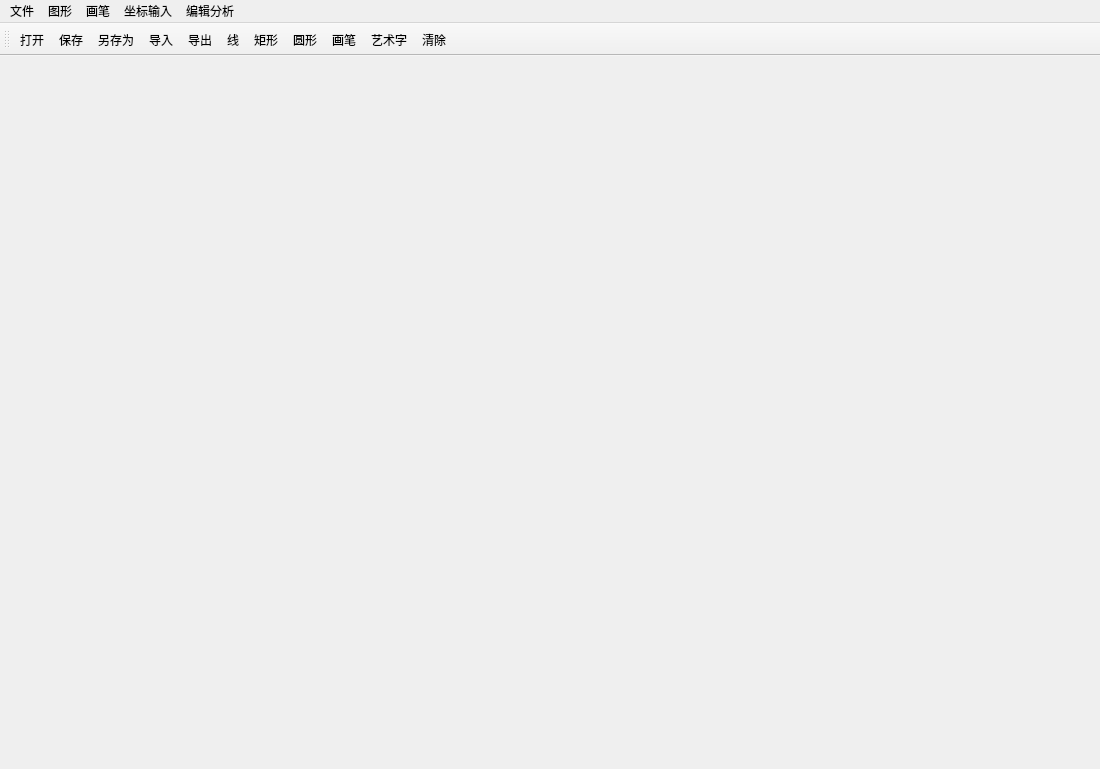
<?xml version="1.0" encoding="UTF-8"?>
<ui version="4.0">
 <class>MainWindow</class>
 <widget class="QMainWindow" name="MainWindow">
  <property name="geometry">
   <rect>
    <x>0</x>
    <y>0</y>
    <width>1100</width>
    <height>769</height>
   </rect>
  </property>
  <property name="windowTitle">
   <string>MainWindow</string>
  </property>
  <widget class="QWidget" name="centralwidget"/>
  <widget class="QMenuBar" name="menubar">
   <property name="geometry">
    <rect>
     <x>0</x>
     <y>0</y>
     <width>1100</width>
     <height>26</height>
    </rect>
   </property>
   <widget class="QMenu" name="menu_File">
    <property name="title">
     <string>文件</string>
    </property>
    <addaction name="action_New"/>
    <addaction name="action_Open"/>
    <addaction name="action_Save"/>
    <addaction name="action_Saave"/>
    <addaction name="action_import"/>
    <addaction name="action_export"/>
   </widget>
   <widget class="QMenu" name="menu_Shape">
    <property name="title">
     <string>图形</string>
    </property>
    <addaction name="action_Pen"/>
    <addaction name="action_Line"/>
    <addaction name="action_Circle"/>
    <addaction name="action_Rectangle"/>
    <addaction name="separator"/>
   </widget>
   <widget class="QMenu" name="menu_PenOption">
    <property name="title">
     <string>画笔</string>
    </property>
    <widget class="QMenu" name="menu_5">
     <property name="title">
      <string>颜色</string>
     </property>
     <addaction name="actionPenRed"/>
     <addaction name="actionPenGreen"/>
     <addaction name="actionPenYellow"/>
     <addaction name="actionPenPurple"/>
     <addaction name="actionBlack"/>
    </widget>
    <addaction name="action_LineWidth"/>
    <addaction name="menu_5"/>
   </widget>
   <widget class="QMenu" name="menu_6">
    <property name="title">
     <string>坐标输入</string>
    </property>
    <addaction name="actionaa"/>
    <addaction name="Line"/>
    <addaction name="actionaa_3"/>
    <addaction name="actionaa_4"/>
   </widget>
   <widget class="QMenu" name="menu">
    <property name="title">
     <string>编辑分析</string>
    </property>
    <addaction name="action"/>
    <addaction name="action_2"/>
    <addaction name="actionju"/>
    <addaction name="actionQ"/>
   </widget>
   <addaction name="menu_File"/>
   <addaction name="menu_Shape"/>
   <addaction name="menu_PenOption"/>
   <addaction name="menu_6"/>
   <addaction name="menu"/>
  </widget>
  <widget class="QToolBar" name="toolBar">
   <property name="windowTitle">
    <string>toolBar</string>
   </property>
   <attribute name="toolBarArea">
    <enum>TopToolBarArea</enum>
   </attribute>
   <attribute name="toolBarBreak">
    <bool>false</bool>
   </attribute>
   <addaction name="action_Open"/>
   <addaction name="action_Save"/>
   <addaction name="action_Saave"/>
   <addaction name="action_import"/>
   <addaction name="action_export"/>
   <addaction name="action_Line"/>
   <addaction name="action_Rectangle"/>
   <addaction name="action_Circle"/>
   <addaction name="action_Pen"/>
   <addaction name="action_Text"/>
   <addaction name="action"/>
  </widget>
  <action name="action_Open">
   <property name="icon">
    <iconset resource="images.qrc">
     <normaloff>:/new/prefix1/images/open.png</normaloff>:/new/prefix1/images/open.png</iconset>
   </property>
   <property name="text">
    <string>打开</string>
   </property>
  </action>
  <action name="action_Rectangle">
   <property name="icon">
    <iconset resource="images.qrc">
     <normaloff>:/new/prefix1/images/rect.png</normaloff>:/new/prefix1/images/rect.png</iconset>
   </property>
   <property name="text">
    <string>矩形</string>
   </property>
  </action>
  <action name="action_Circle">
   <property name="icon">
    <iconset resource="images.qrc">
     <normaloff>:/new/prefix1/images/ellipse.png</normaloff>:/new/prefix1/images/ellipse.png</iconset>
   </property>
   <property name="text">
    <string>圆形</string>
   </property>
  </action>
  <action name="action_Pen">
   <property name="icon">
    <iconset resource="images.qrc">
     <normaloff>:/new/prefix1/images/lines.png</normaloff>:/new/prefix1/images/lines.png</iconset>
   </property>
   <property name="text">
    <string>画笔</string>
   </property>
  </action>
  <action name="action_Line">
   <property name="icon">
    <iconset resource="images.qrc">
     <normaloff>:/new/prefix1/images/line.png</normaloff>:/new/prefix1/images/line.png</iconset>
   </property>
   <property name="text">
    <string>线</string>
   </property>
  </action>
  <action name="action_Text">
   <property name="icon">
    <iconset resource="images.qrc">
     <normaloff>:/new/prefix1/images/texts.png</normaloff>:/new/prefix1/images/texts.png</iconset>
   </property>
   <property name="text">
    <string>艺术字</string>
   </property>
  </action>
  <action name="action_Save">
   <property name="icon">
    <iconset resource="images.qrc">
     <normaloff>:/new/prefix1/images/save.png</normaloff>:/new/prefix1/images/save.png</iconset>
   </property>
   <property name="text">
    <string>保存</string>
   </property>
  </action>
  <action name="action_LineWidth">
   <property name="text">
    <string>线宽加粗</string>
   </property>
  </action>
  <action name="action_New">
   <property name="text">
    <string>新建</string>
   </property>
  </action>
  <action name="action_BrushStyle">
   <property name="text">
    <string>风格</string>
   </property>
  </action>
  <action name="action_Saave">
   <property name="icon">
    <iconset resource="images.qrc">
     <normaloff>:/new/prefix1/images/saveas.png</normaloff>:/new/prefix1/images/saveas.png</iconset>
   </property>
   <property name="text">
    <string>另存为</string>
   </property>
  </action>
  <action name="actionSquareCap">
   <property name="text">
    <string>SquareCap</string>
   </property>
  </action>
  <action name="actionFlatCap">
   <property name="text">
    <string>FlatCap</string>
   </property>
  </action>
  <action name="actionRoundCap">
   <property name="text">
    <string>RoundCap</string>
   </property>
  </action>
  <action name="actionSolidLine">
   <property name="text">
    <string>SolidLine</string>
   </property>
  </action>
  <action name="actionDashLine">
   <property name="text">
    <string>DashLine</string>
   </property>
  </action>
  <action name="actionDotline">
   <property name="text">
    <string>Dotline</string>
   </property>
  </action>
  <action name="actionDashDotLine">
   <property name="text">
    <string>DashDotLine</string>
   </property>
  </action>
  <action name="actionDashDotDotLine">
   <property name="text">
    <string>DashDotDotLine</string>
   </property>
  </action>
  <action name="actionCustomDashLine">
   <property name="text">
    <string>CustomDashLine</string>
   </property>
  </action>
  <action name="actionBevelJoin">
   <property name="text">
    <string>BevelJoin</string>
   </property>
  </action>
  <action name="actionMiterJoin">
   <property name="text">
    <string>MiterJoin</string>
   </property>
  </action>
  <action name="actionRoundJoin">
   <property name="text">
    <string>RoundJoin</string>
   </property>
  </action>
  <action name="actionOddEvenFill">
   <property name="text">
    <string>OddEvenFill</string>
   </property>
  </action>
  <action name="actionWindingFill">
   <property name="text">
    <string>WindingFill</string>
   </property>
  </action>
  <action name="actionPadSpread">
   <property name="text">
    <string>PadSpread</string>
   </property>
  </action>
  <action name="actionPepeatSpread">
   <property name="text">
    <string>PepeatSpread</string>
   </property>
  </action>
  <action name="actionReflectSpread">
   <property name="text">
    <string>ReflectSpread</string>
   </property>
  </action>
  <action name="actionBrushRed">
   <property name="text">
    <string>Red</string>
   </property>
  </action>
  <action name="actionBrushGreen">
   <property name="text">
    <string>Green</string>
   </property>
  </action>
  <action name="actionBrushYellow">
   <property name="text">
    <string>Yellow</string>
   </property>
  </action>
  <action name="actionBrushPurple">
   <property name="text">
    <string>Purple</string>
   </property>
  </action>
  <action name="actionPenRed">
   <property name="text">
    <string>Red</string>
   </property>
  </action>
  <action name="actionPenGreen">
   <property name="text">
    <string>Green</string>
   </property>
  </action>
  <action name="actionPenYellow">
   <property name="text">
    <string>Yellow</string>
   </property>
  </action>
  <action name="actionPenPurple">
   <property name="text">
    <string>Purple</string>
   </property>
  </action>
  <action name="actionaa">
   <property name="text">
    <string>点</string>
   </property>
  </action>
  <action name="Line">
   <property name="text">
    <string>直线</string>
   </property>
  </action>
  <action name="actionaa_3">
   <property name="text">
    <string>矩形</string>
   </property>
  </action>
  <action name="actionaa_4">
   <property name="text">
    <string>(椭)圆</string>
   </property>
  </action>
  <action name="action_import">
   <property name="icon">
    <iconset resource="images.qrc">
     <normaloff>:/new/prefix1/images/export.png</normaloff>:/new/prefix1/images/export.png</iconset>
   </property>
   <property name="text">
    <string>导入</string>
   </property>
  </action>
  <action name="action_export">
   <property name="icon">
    <iconset resource="images.qrc">
     <normaloff>:/new/prefix1/images/import.png</normaloff>:/new/prefix1/images/import.png</iconset>
   </property>
   <property name="text">
    <string>导出</string>
   </property>
  </action>
  <action name="actionBlack">
   <property name="text">
    <string>Black</string>
   </property>
  </action>
  <action name="action">
   <property name="icon">
    <iconset resource="images.qrc">
     <normaloff>:/new/prefix1/images/clear.png</normaloff>:/new/prefix1/images/clear.png</iconset>
   </property>
   <property name="text">
    <string>清除</string>
   </property>
  </action>
  <action name="action_2">
   <property name="text">
    <string>直线</string>
   </property>
  </action>
  <action name="actionju">
   <property name="text">
    <string>矩形</string>
   </property>
  </action>
  <action name="actionQ">
   <property name="text">
    <string>（椭）圆</string>
   </property>
  </action>
 </widget>
 <resources>
  <include location="images.qrc"/>
 </resources>
 <connections/>
</ui>
